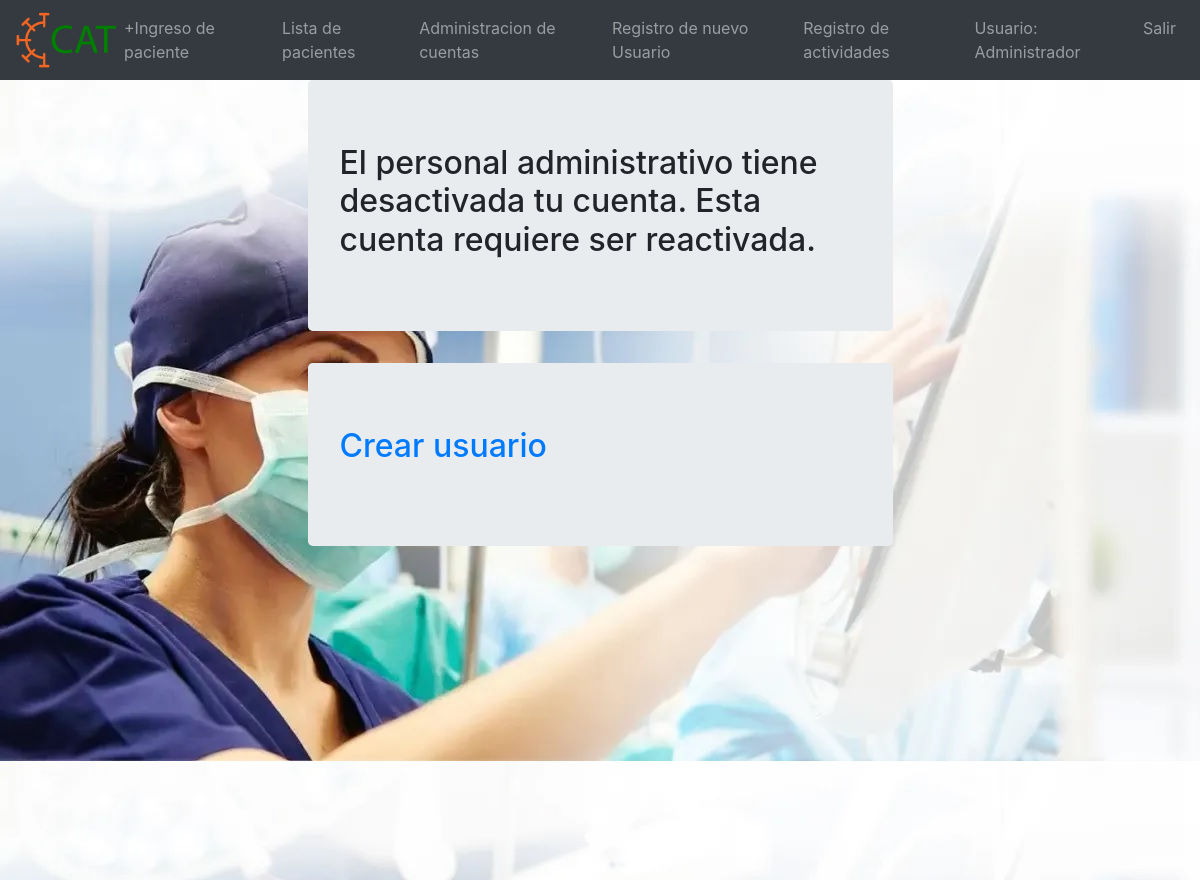
The page / (signed in) on the database as committed earlier.
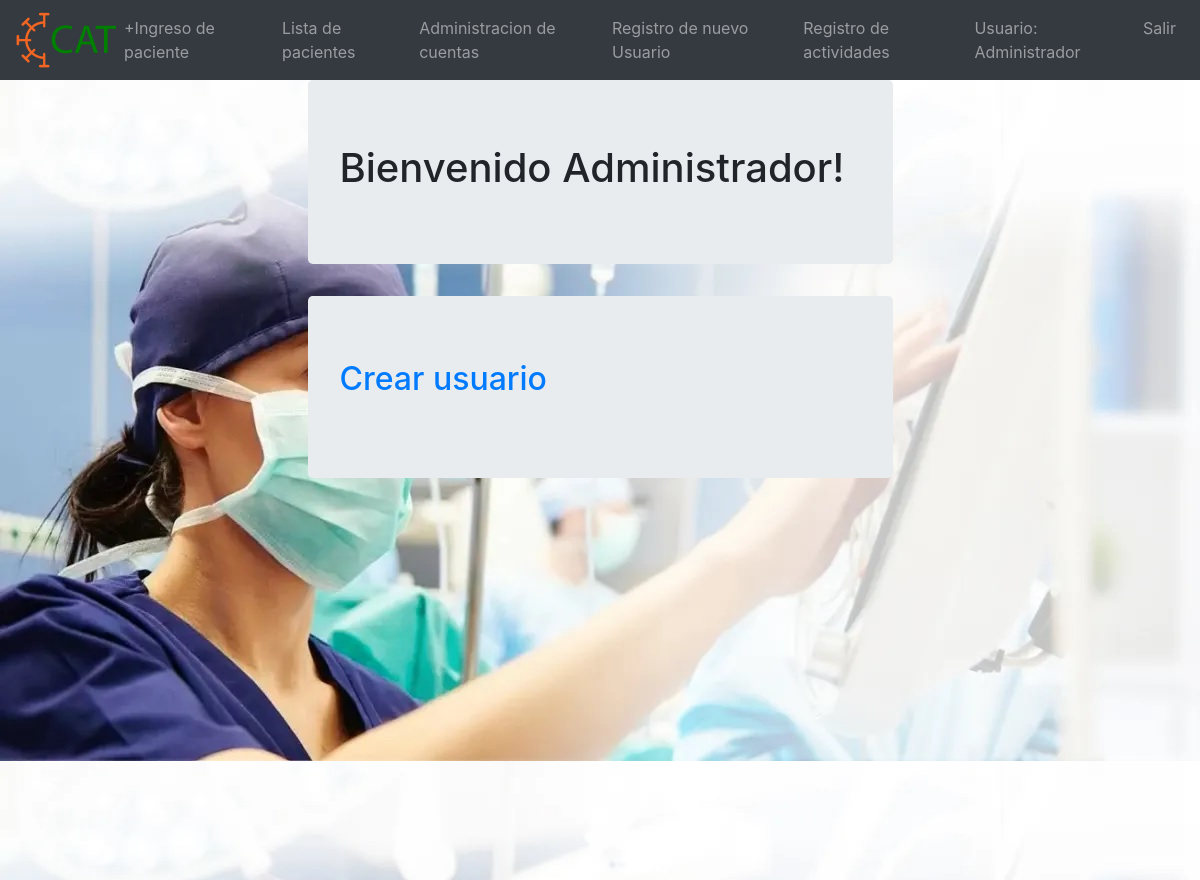
The same page on the database as committed later.
### main.py (models this page shows)
class User(db.Model, UserMixin):
    id = db.Column(db.Integer, primary_key=True)
    username = db.Column(db.String(20),nullable=False,unique=True)
    user_names = db.Column(db.String(20),nullable=False,unique=False)
    user_first_lastname=db.Column(db.String(20),nullable=False,unique=False)
    user_second_lastname=db.Column(db.String(20),nullable=True,unique=False)
    password = db.Column(db.String(80),nullable=False)
    set_new_password = db.Column(db.Boolean(),nullable=False)
    user_type = db.Column(db.String(20),nullable=False)
    user_cedula = db.Column(db.String(20),nullable=True)
    active_user = db.Column(db.Boolean(),nullable=False)
    created_by = db.Column(db.String(80),nullable=False)
    register_date = db.Column(db.DateTime, default=datetime.datetime.utcnow)

### main.py (the view)
@app.route('/',methods=['GET','POST'])
def index():
    return render_template('dashboard.html')

### main.py (called while the page is built)
@login_manager.user_loader
def load_user(user_id):
    return User.query.get(int(user_id))

### templates/dashboard.html (shortened to what this page needs)
{%extends "base.html"%}
{%block content%}
<div style="background-image: url('static/images/background.jpg');width: 100%; height:800px;">
    <div class="row">
    <div class="col-3"></div>
    <div class="col-6">
        <div class="jumbotron">
        {% if current_user.is_authenticated %}
            {%if current_user.active_user %}
                <h1>Bienvenido {{ current_user.username }}! </h1>
            {%else%}
                <h2>El personal administrativo tiene desactivada tu cuenta. Esta cuenta requiere ser reactivada. </h2>
            {%endif%}
        {%else%}
        <h2> <a href="/login">Antes de usar el sistema CAT es necesario iniciar sesión</a> </h2>
        {%endif%}
        </div>
        {% if current_user.username == "Administrador" %}
        <div class="jumbotron">
            <h2><a href="/register">Crear usuario</a> </p>
        </div>
        {% endif %}
    </div>
    <div class="col-3"></div>
    </div>
</div>
{%endblock%}

### templates/base.html (shortened to what this page needs)
<!DOCTYPE html>
<html lang='es'>
    <head>
        <link rel="stylesheet" href="static/css/bootstrap.min.css">
        <link rel="stylesheet" href="static/css/master.css">
    </head>
    <body>
<nav class="navbar navbar-expand-lg navbar-dark bg-dark">
    <a href="dashboard">
    <img class="logo" src="static/images/cat.png">
    <a>
  <div class="collapse navbar-collapse" id="navbarNavDropdown">
    <ul class="navbar-nav">
      <li class="nav-item">
        <a class="nav-link" href="ingreso_paciente">+Ingreso de paciente</a>
      </li>
      <li class="nav-item">
        <a class="nav-link" href="patients">Lista de pacientes</a>
      </li>
    </ul>
    <ul class="navbar-nav ml-auto">
    <li class="nav-item">
      {% if current_user.type == "Personal administrativo" or current_user.username == "Administrador" %}
      <li class="nav-item">
          <a class="nav-link" href="manage_accounts">Administracion de cuentas</a>
      </li>
      <li class="nav-item">
          <a class="nav-link" href="register">Registro de nuevo Usuario</a>
      </li>
      <li class="nav-item">
          <a class="nav-link" href="log">Registro de actividades</a>
      </li>
      {%endif%}
      {%if current_user.is_authenticated%}
      <li class="nav-item">
          <a class="nav-link">Usuario: {{ current_user.username }}</a>
      </li>
     <li class="nav-item">
          <a class="nav-link" href="logout" >Salir</a>
      </li>
      {% else %}
      <li class="nav-item">
          <a class="nav-link" href="login">Login</a>
      </li>
      {% endif %}
      </ul>
  </div>
</nav>
<div class="container-fluid">
   <div class="row">
    {% block content%}{%endblock%}
    </div>
</div>
</body>
<html>

Rows that differ between the two databases and show on the page:
changed User "Administrador": active_user False → True (drawn); username (not shown) → "Administrador"
Other text that changed with them:
text no longer shown: "El personal administrativo tiene desactivada tu cuenta. Esta cuenta requiere ser reactivada."
text now shown: "Bienvenido !"
